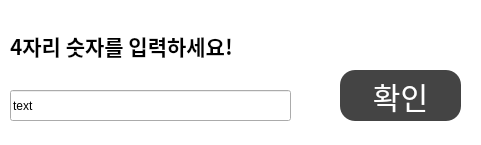
<?xml version="1.0" encoding="UTF-8"?>
<ui version="4.0">
 <class>NumberBaseBall</class>
 <widget class="QMainWindow" name="NumberBaseBall">
  <property name="geometry">
   <rect>
    <x>0</x>
    <y>0</y>
    <width>481</width>
    <height>145</height>
   </rect>
  </property>
  <property name="minimumSize">
   <size>
    <width>481</width>
    <height>145</height>
   </size>
  </property>
  <property name="maximumSize">
   <size>
    <width>481</width>
    <height>145</height>
   </size>
  </property>
  <property name="windowTitle">
   <string>숫자야구</string>
  </property>
  <widget class="QWidget" name="centralwidget">
   <property name="styleSheet">
    <string notr="true">#centralwidget {
background-color: white;
}</string>
   </property>
   <widget class="QPushButton" name="btn1">
    <property name="geometry">
     <rect>
      <x>340</x>
      <y>70</y>
      <width>121</width>
      <height>51</height>
     </rect>
    </property>
    <property name="styleSheet">
     <string notr="true">#btn1 {
               background-color:#444;
               font-size: 30px;
               color: white;
               border-radius: 15px;
               }</string>
    </property>
    <property name="text">
     <string>확인</string>
    </property>
   </widget>
   <widget class="QLineEdit" name="lE1">
    <property name="geometry">
     <rect>
      <x>10</x>
      <y>90</y>
      <width>281</width>
      <height>31</height>
     </rect>
    </property>
    <property name="text">
     <string>text</string>
    </property>
   </widget>
   <widget class="QLabel" name="lb1">
    <property name="geometry">
     <rect>
      <x>10</x>
      <y>20</y>
      <width>461</width>
      <height>51</height>
     </rect>
    </property>
    <property name="font">
     <font>
      <family>Hack</family>
      <pointsize>16</pointsize>
      <weight>75</weight>
      <bold>true</bold>
     </font>
    </property>
    <property name="text">
     <string>4자리 숫자를 입력하세요!</string>
    </property>
    <property name="alignment">
     <set>Qt::AlignLeading|Qt::AlignLeft|Qt::AlignVCenter</set>
    </property>
   </widget>
  </widget>
 </widget>
 <resources/>
 <connections/>
</ui>
